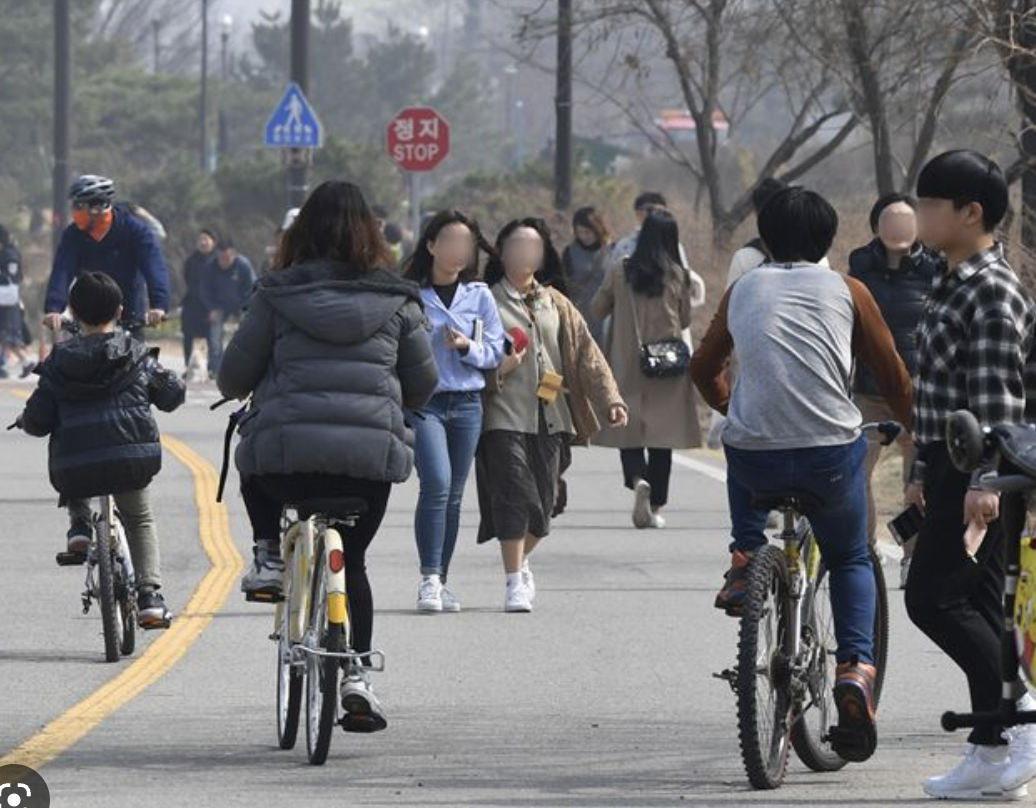
#> input picture yolo/3.jpg, 1036 x 808 px
$ jupyter execute --allow-errors yolo.ipynb
#> lines starting #> are read from the running program, lines starting #| are printed output that depends on the picture
[cell 1]
import cv2
import numpy as np

[cell 2]
img = cv2.imread("3.jpg")
#> img is the input picture: shape (808, 1036, 3); mean B, G, R 115.5, 113.2, 113.7
img = cv2.resize(img, None, fx=0.4, fy=0.4)
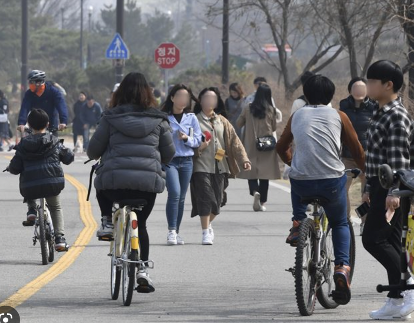
#> img: shape (323, 414, 3); mean B, G, R 115.4, 113.1, 113.6
height, width, channels = img.shape
#> height = 323; width = 414; channels = 3

[cell 3]
import matplotlib.pyplot as plt
plt.imshow(img)

#> (a cell that did not finish here is left out)

[cell 5]
# Detecting objects
blob = cv2.dnn.blobFromImage(img, 0.001, (416, 416), (0, 0, 0))
#> (the rest of this cell did not finish here and is left out)

[cell 6]
class_ids = []
confidences = []
boxes = []
#> (the rest of this cell did not finish here and is left out)

[cell 7]
font = cv2.FONT_HERSHEY_PLAIN
for i in range(len(boxes)):
    if i in indexes:
        x, y, w, h = boxes[i]
        label = str(classes[class_ids[i]])
        color = colors[i]
        cv2.rectangle(img, (x, y), (x + w, y + h), color, 2)
        cv2.putText(img, label, (x, y + 30), font, 3, color, 3)

import matplotlib.pyplot as plt
plt.imshow(img)
# cv2.imshow("Image", img)
# cv2.waitKey(0)
# cv2.destroyAllWindows()
